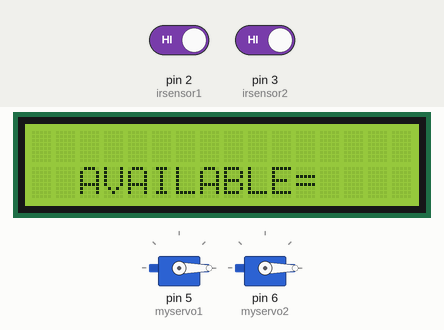
Simulated run of this sketch. Board: Arduino Uno, built with avr-gcc and run on an emulated ATmega328P. Shown: 2 × servo, 16×2 character LCD. Inputs (shaded band) come from the test bench; at power-on: pin 2 (irsensor1) HIGH, pin 3 (irsensor2) HIGH.

Above: at 1.2 s.
1.3 s: pin 2 (irsensor1) driven LOW
At 2.5 s:
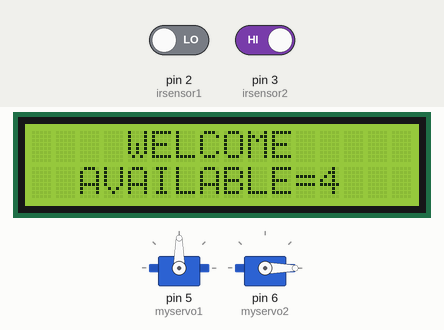
2.8 s: pin 3 (irsensor2) driven LOW
At 10.5 s:
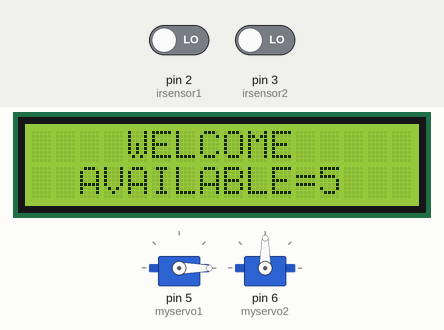
10.8 s: pin 2 (irsensor1) driven HIGH
At 13.8 s:
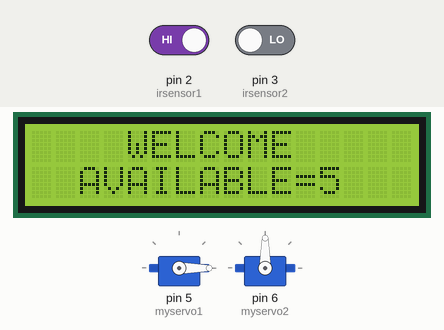
Timing chart, 0 to 15.3 s (numbered marks = the images above; inputs shaded):
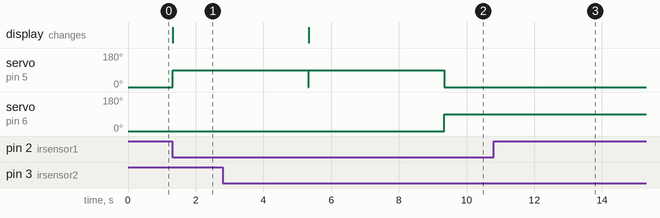

Measured:
- after the input at 1.3 s, servo on pin 5 (myservo1): 0° → 90° at once; the display: changes at once (image 1)
- after the input at 2.8 s, servo on pin 5 (myservo1): 90° → 0° after 6.5 s; servo on pin 6 (myservo2): 0° → 90° after 6.5 s; the display: changes after 2.5 s (image 2)
- after the input at 10.8 s, servo on pin 5 (myservo1): stays 0° (without the input it goes to 90° after 2.5 s); servo on pin 6 (myservo2): stays 90° (without the input it goes to 0° after 2.5 s)

The sketch:

visitor_counter_project_kktm_kemaman.ino
```cpp
#include <Servo.h>
#include <Wire.h>
#include <LiquidCrystal_I2C.h>

LiquidCrystal_I2C lcd(0x27,16,2);

Servo myservo1;
Servo myservo2;

const int irsensor1 = 2;
const int irsensor2 = 3;

int valueirsensor1 = 0;
int valueirsensor2 = 0;

int count = 0;
int countmax = 5;

int total;

bool state = false;
bool state2 = false;

void setup() {

  pinMode (irsensor1, INPUT);
  pinMode (irsensor2, INPUT);
  myservo1.attach(5);
  myservo2.attach(6);
  myservo1.write(0);
  myservo2.write(0);
  lcd.begin();
  lcd.backlight();
  lcd.setCursor(2,1); //16 row 2 coloum
  lcd.print("AVAILABLE=");
  Serial.begin(9600);
}

void loop() {
  valueirsensor1 = digitalRead(irsensor1);
  valueirsensor2 = digitalRead(irsensor2);

  //Serial.print(valueirsensor1);
  //Serial.print("   ");
  //Serial.print(valueirsensor2);
  //Serial.print("   ");
  //Serial.print(state);
  //Serial.print("   ");
  //Serial.println(state2);
  //delay(1000);

  if (valueirsensor1 == LOW && state == false){
    count++;

    if (count >= countmax){
    count = countmax;
    }

    if (count <= 0){
    count = 0;
    }

    total = countmax - count;

    if (total >= 1){
      lcd.setCursor(2,0);
      lcd.print("           ");
      lcd.setCursor(4,0);
      lcd.print("WELCOME");
      }
    else {
      lcd.setCursor(4,0);
      lcd.print("       ");
      lcd.setCursor(2,0);
      lcd.print("PLEASE WAIT");
      }

    lcd.setCursor(12,1);
    lcd.print("  ");
    lcd.setCursor(12,1);
    lcd.print(total);
    total = 0;
    state = true;

    if (count >= countmax){
    state = false;
    count = countmax;
    }

    if (count <= 0){
    count = 0;
    }
    }
  if (valueirsensor1 == HIGH && state == true) {
    state = false;
    }


  if (valueirsensor2 == LOW && state2 == false){
    count--;

    if (count >= countmax){
    count = countmax;
    }

    if (count <= 0){
    count = 0;
    }

    total = countmax - count;

    if (total >= 1){
      lcd.setCursor(2,0);
      lcd.print("           ");
      lcd.setCursor(4,0);
      lcd.print("WELCOME");
      }
    else {
      lcd.setCursor(4,0);
      lcd.print("       ");
      lcd.setCursor(2,0);
      lcd.print("PLEASE WAIT");
      }

    lcd.setCursor(12,1);
    lcd.print("  ");
    lcd.setCursor(12,1);
    lcd.print(total);
    total = 0;
    state2 = true;

    if (count >= countmax){
    state = false;
    count = countmax;
    }

    if (count <= 0){
    count = 0;
    }
    }

  if (valueirsensor2 == HIGH && state2 == true) {
    state2 = false;
    }

  if (count <= 5 && state == true){
    myservo1.write(90);
    delay (4000); //DELAY BUKAK PINTU masuk
    myservo1.write(0);
    }

  if (state2 == true){
    myservo2.write(90);
    delay (4000); //DELAY BUKAK PINTU keluar
    myservo2.write(0);
    }

}
```
